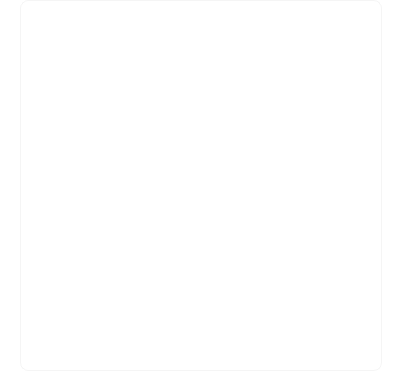
<?xml version="1.0" encoding="UTF-8"?>
<ui version="4.0">
 <class>PopupBase</class>
 <widget class="QFrame" name="PopupBase">
  <property name="geometry">
   <rect>
    <x>0</x>
    <y>0</y>
    <width>402</width>
    <height>391</height>
   </rect>
  </property>
  <property name="windowTitle">
   <string>Form</string>
  </property>
  <property name="styleSheet">
   <string notr="true">QFrame#PopupBase{
border-radius:12px;
background-color: transparent;
background:transparent;
}</string>
  </property>
  <layout class="QVBoxLayout" name="verticalLayout">
   <property name="leftMargin">
    <number>20</number>
   </property>
   <property name="topMargin">
    <number>0</number>
   </property>
   <property name="rightMargin">
    <number>20</number>
   </property>
   <property name="bottomMargin">
    <number>20</number>
   </property>
   <item>
    <widget class="QFrame" name="frameShadow">
     <property name="styleSheet">
      <string notr="true">QFrame#frameShadow{
border:none;
border:1px solid #F5F5F5;
border-radius:8px;
background-color:white;
}</string>
     </property>
     <property name="frameShape">
      <enum>QFrame::StyledPanel</enum>
     </property>
     <property name="frameShadow">
      <enum>QFrame::Raised</enum>
     </property>
    </widget>
   </item>
  </layout>
 </widget>
 <resources/>
 <connections/>
</ui>
